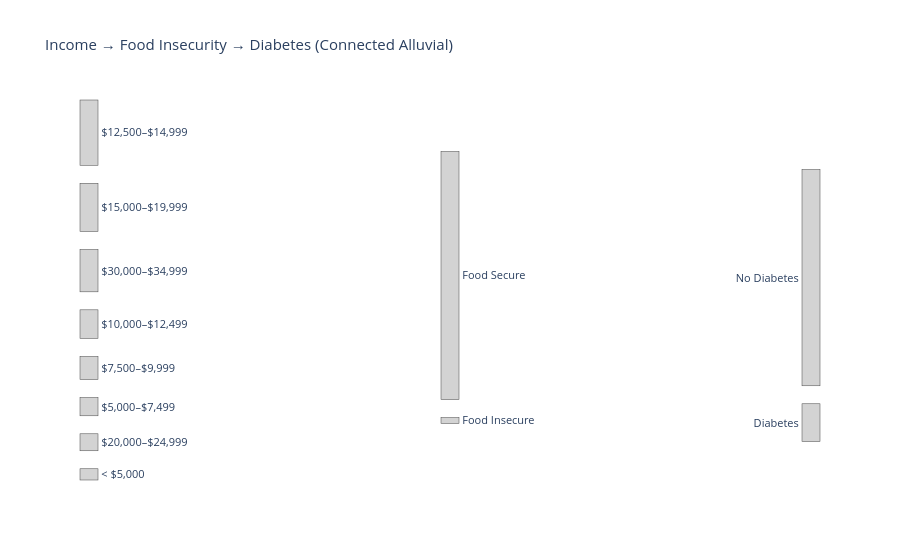

Here is the notebook cell this chart was saved with:
### Code cell
import pandas as pd
import numpy as np
import plotly.graph_objects as go

# =============================
# 1. COPY DATA
# =============================
df = brfss.copy()

df = df.dropna(subset=["food_insecure", "diabetes", "_INCOMG1"])

# =============================
# 2. FOOD STATUS
# =============================
df["food_status"] = np.where(
    df["food_insecure"] == 1,
    "Food Insecure",
    "Food Secure"
)

# =============================
# 3. DIABETES GROUP
# =============================
df["diabetes_group"] = np.where(
    df["diabetes"] == 1,
    "Diabetes",
    "No Diabetes"
)

# =============================
# 4. YOUR INCOME MAP
# =============================
income_map = {
    1: "< $5,000",
    2: "$5,000–$7,499",
    3: "$7,500–$9,999",
    4: "$10,000–$12,499",
    5: "$12,500–$14,999",
    6: "$15,000–$19,999",
    7: "$20,000–$24,999",
    8: "$25,000–$29,999",
    9: "$30,000–$34,999",
    10: "$35,000–$39,999",
    11: "$40,000–$49,999",
    12: "$50,000–$59,999",
    13: "$60,000–$74,999",
    14: "$75,000-99,999",
    15: "$100,000-149,999",
    16: "$150,000+"
}

df["income_group"] = df["_INCOMG1"].map(income_map)
df = df.dropna(subset=["income_group"])

# =============================
# 5. CREATE FLOW TABLES
# =============================
flow1 = df.groupby(["income_group", "food_status"]).size().reset_index(name="count")
flow2 = df.groupby(["food_status", "diabetes_group"]).size().reset_index(name="count")

# =============================
# 6. FORCE ORDERED NODE STRUCTURE
# (THIS FIXES DISCONNECTION)
# =============================
income_nodes = list(income_map.values())
food_nodes = ["Food Secure", "Food Insecure"]
health_nodes = ["Diabetes", "No Diabetes"]

labels = income_nodes + food_nodes + health_nodes

label_index = {label: i for i, label in enumerate(labels)}

# =============================
# 7. BUILD LINKS (STRICT MAPPING)
# =============================
source = []
target = []
value = []

# Income → Food
for _, row in flow1.iterrows():
    source.append(label_index[row["income_group"]])
    target.append(label_index[row["food_status"]])
    value.append(row["count"])

# Food → Diabetes
for _, row in flow2.iterrows():
    source.append(label_index[row["food_status"]])
    target.append(label_index[row["diabetes_group"]])
    value.append(row["count"])

# =============================
# 8. SANITY CHECK (IMPORTANT DEBUG STEP)
# =============================
assert all(s < len(labels) for s in source)
assert all(t < len(labels) for t in target)

# =============================
# 9. PLOT
# =============================
fig = go.Figure(data=[go.Sankey(
    arrangement="snap",
    node=dict(
        pad=18,
        thickness=18,
        label=labels,
        color="lightgray"
    ),
    link=dict(
        source=source,
        target=target,
        value=value
    )
)])

fig.update_layout(
    title="Income → Food Insecurity → Diabetes (Connected Alluvial)",
    paper_bgcolor="rgba(0,0,0,0)",
    font_size=11
)

fig.show()

### Figure 1 — Plotly figure (JSON) as saved in the notebook; plotly's stock layout.template omitted (floating-point values rounded to 4 significant figures)
{"data": [{"arrangement": "snap", "link": {"source": [3, 3, 4, 4, 5, 5, 6, 6, 8, 8, 1, 1, 2, 2, 0, 0, 17, 17, 16, 16], "target": [17, 16, 17, 16, 17, 16, 17, 16, 17, 16, 17, 16, 17, 16, 17, 16, 18, 19, 18, 19], "value": [469, 22163, 487, 51193, 170, 38066, 41, 13405, 748, 32754, 1015, 13412, 721, 17632, 1002, 7890, 1091, 3562, 28831, 167684]}, "node": {"color": "lightgray", "label": ["< $5,000", "$5,000–$7,499", "$7,500–$9,999", "$10,000–$12,499", "$12,500–$14,999", "$15,000–$19,999", "$20,000–$24,999", "$25,000–$29,999", "$30,000–$34,999", "$35,000–$39,999", "$40,000–$49,999", "$50,000–$59,999", "$60,000–$74,999", "$75,000-99,999", "$100,000-149,999", "$150,000+", "Food Secure", "Food Insecure", "Diabetes", "No Diabetes"], "pad": 18, "thickness": 18}, "type": "sankey"}], "layout": {"font": {"size": 11}, "title": {"text": "Income → Food Insecurity → Diabetes (Connected Alluvial)"}, "paper_bgcolor": "rgba(0,0,0,0)"}}
